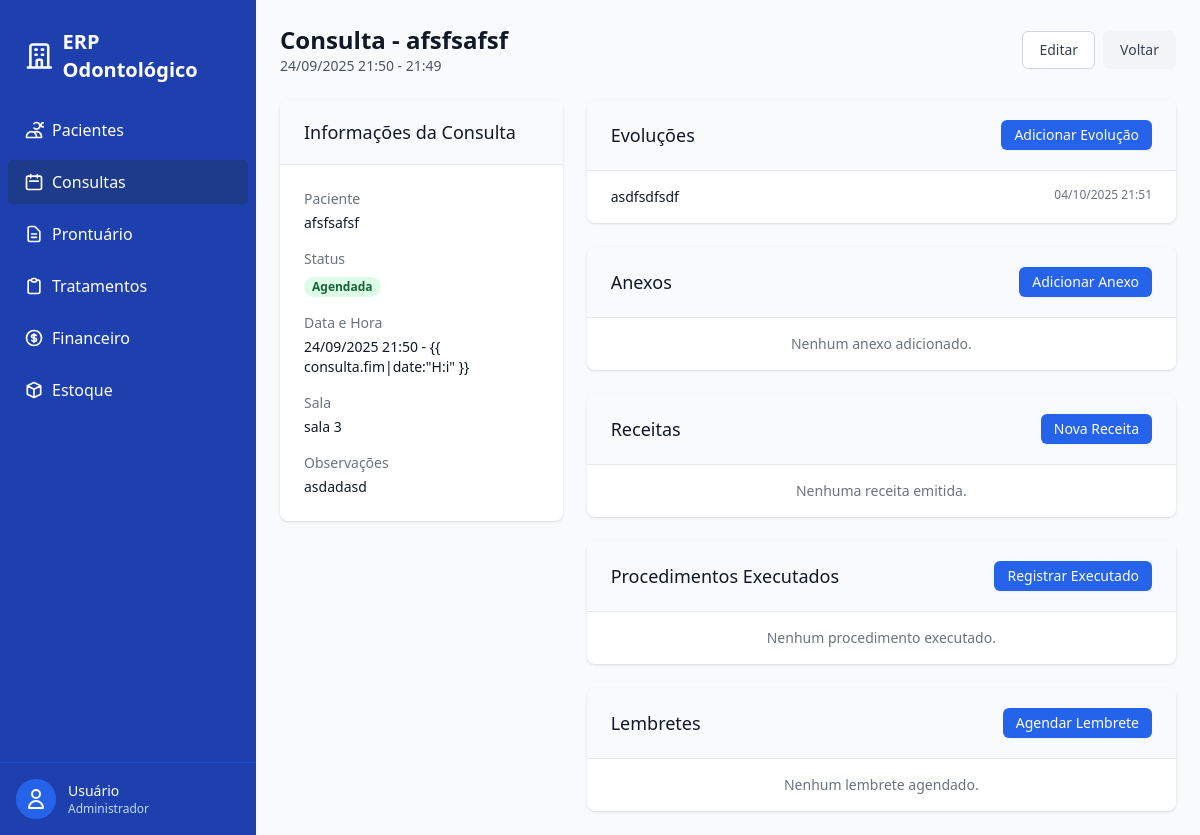
The app's page /consultas/3/ (signed in) with its own data.
### consultas/models.py (models this page shows, shortened)
class Consulta(models.Model):
    class Status(models.TextChoices):
        AGENDADA = "AG", "Agendada"
        CONFIRMADA = "CF", "Confirmada"
        EM_ANDAMENTO = "EA", "Em andamento"
        CONCLUIDA = "CO", "Concluída"
        CANCELADA = "CA", "Cancelada"
        FALTOU = "FA", "Faltou"
    paciente = models.ForeignKey(Paciente, verbose_name=("Paciente"), on_delete=models.PROTECT)
    status = models.CharField(
        max_length=2,
        choices=Status.choices,
        default=Status.AGENDADA
    )
    inicio = models.DateTimeField()
    fim = models.DateTimeField()
    sala = models.CharField(max_length=30)
    observacoes = models.TextField(blank=True)
    criado_em = models.DateTimeField(auto_now_add=True)
    class Meta:
        ordering = ['inicio']
        verbose_name = "Consulta"
        verbose_name_plural = "Consultas"

### pacientes/models.py (models this page shows, shortened)
class Paciente(models.Model):
    nome = models.CharField(max_length=250)
    cpf = models.CharField(unique=True)
    data_nascimento = models.DateField()
    telefone = models.CharField()
    email = models.EmailField(blank=True)
    endereco = models.TextField(blank=True)
    is_active = models.BooleanField(default=True)
    deleted_at = models.DateTimeField(null=True, blank=True)
    criado_em = models.DateTimeField(auto_now_add=True)
    atualizado_em = models.DateTimeField(auto_now=True)
    class Meta:
        ordering = ['nome']
        verbose_name = "Paciente"
        verbose_name_plural = "Pacientes"

### prontuario/models.py (models this page shows, shortened)
class EvolucaoClinica(models.Model):
    consulta = models.ForeignKey(Consulta, on_delete=models.CASCADE, related_name="evolucoes")
    usuario = models.ForeignKey(settings.AUTH_USER_MODEL, on_delete=models.PROTECT, related_name="evolucoes_clinicas")
    anotacao = models.TextField()
    criado_em = models.DateTimeField(auto_now_add=True)
    class Meta:
        ordering = ["-criado_em"]
        verbose_name = "Evolução Clínica"
        verbose_name_plural = "Evoluções Clínicas"

### consultas/views.py (the view)
# urls.py: path("<int:pk>/", views.ConsultaDetailView.as_view(), name="detail"),
class ConsultaDetailView(LoginRequiredMixin, PermissionRequiredMixin, DetailView):
    model = Consulta
    template_name = "consultas/consulta_detail.html"
    context_object_name = "consulta"
    permission_required = "consultas.view_consulta"

### templates/consultas/consulta_detail.html (shortened to what this page needs)
{% extends "base.html" %}
{% load static %}
{% block content %}
<div class="mb-6 flex justify-between items-center">
    <div>
        <h1 class="text-2xl font-bold text-gray-900">Consulta - {{ consulta.paciente.nome }}</h1>
        <p class="text-sm text-gray-600">{{ consulta.inicio|date:"d/m/Y H:i" }} - {{ consulta.fim|date:"H:i" }}</p>
    </div>
    <div class="flex space-x-2">
        <a href="{% url 'consultas:update' consulta.id %}"
            class="inline-flex items-center px-4 py-2 border border-gray-300 text-sm font-medium rounded-md text-gray-700 bg-white hover:bg-gray-50 focus:outline-none focus:ring-2 focus:ring-offset-2 focus:ring-blue-500">
            Editar
        </a>
        <a href="{% url 'consultas:list' %}"
            class="inline-flex items-center px-4 py-2 border border-transparent text-sm font-medium rounded-md text-gray-700 bg-gray-100 hover:bg-gray-200 focus:outline-none focus:ring-2 focus:ring-offset-2 focus:ring-gray-500">
            Voltar
        </a>
    </div>
</div>
<div class="grid grid-cols-1 lg:grid-cols-3 gap-6">
    <div class="lg:col-span-1">
        <div class="bg-white shadow overflow-hidden sm:rounded-lg">
            <div class="px-4 py-5 sm:px-6 bg-gray-50">
                <h3 class="text-lg leading-6 font-medium text-gray-900">Informações da Consulta</h3>
            </div>
            <div class="border-t border-gray-200 px-4 py-5 sm:p-6">
                <dl class="grid grid-cols-1 gap-4">
                    <div>
                        <dt class="text-sm font-medium text-gray-500">Paciente</dt>
                        <dd class="mt-1 text-sm text-gray-900">{{ consulta.paciente.nome }}</dd>
                    </div>
                    <div>
                        <dt class="text-sm font-medium text-gray-500">Status</dt>
                        <dd class="mt-1">
                            {% if consulta.status == 'AG' %}
                            <span
                                class="px-2 inline-flex text-xs leading-5 font-semibold rounded-full bg-green-100 text-green-800">Agendada</span>
                            {% elif consulta.status == 'CF' %}
                            <span
                                class="px-2 inline-flex text-xs leading-5 font-semibold rounded-full bg-blue-100 text-blue-800">Confirmada</span>
                            {% elif consulta.status == 'EA' %}
                            <span
                                class="px-2 inline-flex text-xs leading-5 font-semibold rounded-full bg-yellow-100 text-yellow-800">Em
                                Andamento</span>
                            {% elif consulta.status == 'CO' %}
                            <span
                                class="px-2 inline-flex text-xs leading-5 font-semibold rounded-full bg-gray-100 text-gray-800">Concluída</span>
                            {% elif consulta.status == 'CA' %}
                            <span
                                class="px-2 inline-flex text-xs leading-5 font-semibold rounded-full bg-red-100 text-red-800">Cancelada</span>
                            {% elif consulta.status == 'FA' %}
                            <span
                                class="px-2 inline-flex text-xs leading-5 font-semibold rounded-full bg-orange-100 text-orange-800">Faltou</span>
                            {% endif %}
                        </dd>
                    </div>
                    <div>
                        <dt class="text-sm font-medium text-gray-500">Data e Hora</dt>
                        <dd class="mt-1 text-sm text-gray-900">{{ consulta.inicio|date:"d/m/Y H:i" }} - {{
                            consulta.fim|date:"H:i" }}</dd>
                    </div>
                    <div>
                        <dt class="text-sm font-medium text-gray-500">Sala</dt>
                        <dd class="mt-1 text-sm text-gray-900">{{ consulta.sala }}</dd>
                    </div>
                    <div>
                        <dt class="text-sm font-medium text-gray-500">Observações</dt>
                        <dd class="mt-1 text-sm text-gray-900">{{ consulta.observacoes|default:"-" }}</dd>
                    </div>
                </dl>
            </div>
        </div>
    </div>
    <div class="lg:col-span-2 space-y-6">
        <div class="bg-white shadow overflow-hidden sm:rounded-lg">
            <div class="px-4 py-5 sm:px-6 bg-gray-50 flex justify-between items-center">
                <h3 class="text-lg leading-6 font-medium text-gray-900">Evoluções</h3>
                <a href="{% url 'prontuario:evolucao_create' %}?consulta={{ consulta.id }}&next={{ request.get_full_path|urlencode }}"
                    class="inline-flex items-center px-3 py-1 border border-transparent text-sm font-medium rounded-md shadow-sm text-white bg-blue-600 hover:bg-blue-700 focus:outline-none focus:ring-2 focus:ring-offset-2 focus:ring-blue-500">
                    Adicionar Evolução
                </a>
            </div>
            <div class="border-t border-gray-200">
                {% for evolucao in consulta.evolucoes.all %}
                <div class="px-4 py-4 sm:px-6 border-b border-gray-200 last:border-b-0">
                    <div class="flex justify-between">
                        <p class="text-sm text-gray-900">{{ evolucao.anotacao }}</p>
                        <span class="text-xs text-gray-500">{{ evolucao.criado_em|date:"d/m/Y H:i" }}</span>
                    </div>
                </div>
                {% empty %}
                <div class="px-4 py-4 sm:px-6 text-center text-sm text-gray-500">
                    Nenhuma evolução registrada.
                </div>
                {% endfor %}
            </div>
        </div>
        <div class="bg-white shadow overflow-hidden sm:rounded-lg">
            <div class="px-4 py-5 sm:px-6 bg-gray-50 flex justify-between items-center">
                <h3 class="text-lg leading-6 font-medium text-gray-900">Anexos</h3>
                <a href="{% url 'prontuario:anexo_create' %}?consulta={{ consulta.id }}"
                    class="inline-flex items-center px-3 py-1 border border-transparent text-sm font-medium rounded-md shadow-sm text-white bg-blue-600 hover:bg-blue-700 focus:outline-none focus:ring-2 focus:ring-offset-2 focus:ring-blue-500">
                    Adicionar Anexo
                </a>
            </div>
            <div class="border-t border-gray-200">
                {% for anexo in consulta.anexos.all %}
                <div class="px-4 py-4 sm:px-6 border-b border-gray-200 last:border-b-0">
                    <div class="flex justify-between items-center">
                        <div>
                            <p class="text-sm font-medium text-gray-900">{{ anexo.caminho_arquivo }}</p>
                            <p class="text-xs text-gray-500">{{ anexo.tipo_arquivo }}</p>
                        </div>
                        <span class="text-xs text-gray-500">{{ anexo.criado_em|date:"d/m/Y H:i" }}</span>
                    </div>
                </div>
                {% empty %}
                <div class="px-4 py-4 sm:px-6 text-center text-sm text-gray-500">
                    Nenhum anexo adicionado.
                </div>
                {% endfor %}
            </div>
        </div>
        <div class="bg-white shadow overflow-hidden sm:rounded-lg">
            <div class="px-4 py-5 sm:px-6 bg-gray-50 flex justify-between items-center">
                <h3 class="text-lg leading-6 font-medium text-gray-900">Receitas</h3>
                <a href="{% url 'prontuario:receita_create' %}?consulta={{ consulta.id }}"
                    class="inline-flex items-center px-3 py-1 border border-transparent text-sm font-medium rounded-md shadow-sm text-white bg-blue-600 hover:bg-blue-700 focus:outline-none focus:ring-2 focus:ring-offset-2 focus:ring-blue-500">
                    Nova Receita
                </a>
            </div>
            <div class="border-t border-gray-200">
                {% for receita in consulta.receitas.all %}
                <div class="px-4 py-4 sm:px-6 border-b border-gray-200 last:border-b-0">
                    <p class="text-sm text-gray-900">{{ receita.texto }}</p>
                    <p class="text-xs text-gray-500 mt-1">{{ receita.criado_em|date:"d/m/Y H:i" }}</p>
                </div>
                {% empty %}
                <div class="px-4 py-4 sm:px-6 text-center text-sm text-gray-500">
                    Nenhuma receita emitida.
                </div>
                {% endfor %}
            </div>
        </div>
        <div class="bg-white shadow overflow-hidden sm:rounded-lg">
            <div class="px-4 py-5 sm:px-6 bg-gray-50 flex justify-between items-center">
                <h3 class="text-lg leading-6 font-medium text-gray-900">Procedimentos Executados</h3>
                <a href="{% url 'tratamentos:executado_create' %}?consulta={{ consulta.id }}"
                    class="inline-flex items-center px-3 py-1 border border-transparent text-sm font-medium rounded-md shadow-sm text-white bg-blue-600 hover:bg-blue-700 focus:outline-none focus:ring-2 focus:ring-offset-2 focus:ring-blue-500">
                    Registrar Executado
                </a>
            </div>
            <div class="border-t border-gray-200">
                {% for executado in consulta.procedimentos_executados.all %}
                <div class="px-4 py-4 sm:px-6 border-b border-gray-200 last:border-b-0">
                    <div class="flex justify-between">
                        <div>
                            <p class="text-sm font-medium text-gray-900">{{ executado.procedimento.nome }}</p>
                            <p class="text-xs text-gray-500">Dente: {{ executado.dente }} - Superfície: {{
                                executado.superficie }}</p>
                        </div>
                        <span class="text-sm text-gray-900">R$ {{ executado.valor_unitario }}</span>
                    </div>
                </div>
                {% empty %}
                <div class="px-4 py-4 sm:px-6 text-center text-sm text-gray-500">
                    Nenhum procedimento executado.
                </div>
                {% endfor %}
            </div>
        </div>
        <div class="bg-white shadow overflow-hidden sm:rounded-lg">
            <div class="px-4 py-5 sm:px-6 bg-gray-50 flex justify-between items-center">
                <h3 class="text-lg leading-6 font-medium text-gray-900">Lembretes</h3>
                <a href="{% url 'consultas:lembrete_create' %}?consulta={{ consulta.id }}"
                    class="inline-flex items-center px-3 py-1 border border-transparent text-sm font-medium rounded-md shadow-sm text-white bg-blue-600 hover:bg-blue-700 focus:outline-none focus:ring-2 focus:ring-offset-2 focus:ring-blue-500">
                    Agendar Lembrete
                </a>
            </div>
            <div class="border-t border-gray-200">
                {% for lembrete in consulta.lembretes.all %}
                <div class="px-4 py-4 sm:px-6 border-b border-gray-200 last:border-b-0">
                    <div class="flex justify-between items-center">
                        <div>
                            <p class="text-sm font-medium text-gray-900">Canal: {{ lembrete.get_canal_display }}</p>
                            <p class="text-xs text-gray-500">Agendado para: {{ lembrete.agendado_em|date:"d/m/Y H:i" }}
                            </p>
                        </div>
                        <span class="px-2 inline-flex text-xs leading-5 font-semibold rounded-full
                            {% if lembrete.status == 'P' %}bg-yellow-100 text-yellow-800
                            {% elif lembrete.status == 'E' %}bg-green-100 text-green-800
                            {% else %}bg-gray-100 text-gray-800{% endif %}">
                            {{ lembrete.get_status_display }}
                        </span>
                    </div>
                </div>
                {% empty %}
                <div class="px-4 py-4 sm:px-6 text-center text-sm text-gray-500">
                    Nenhum lembrete agendado.
                </div>
                {% endfor %}
            </div>
        </div>
    </div>
</div>
{% endblock %}

### records on screen
Consulta: paciente.nome "afsfsafsf", inicio "24/09/2025 21:50", fim "21:49", sala "sala 3", observacoes "asdadasd"
EvolucaoClinica: anotacao "asdfsdfsdf", criado_em "04/10/2025 21:51"
